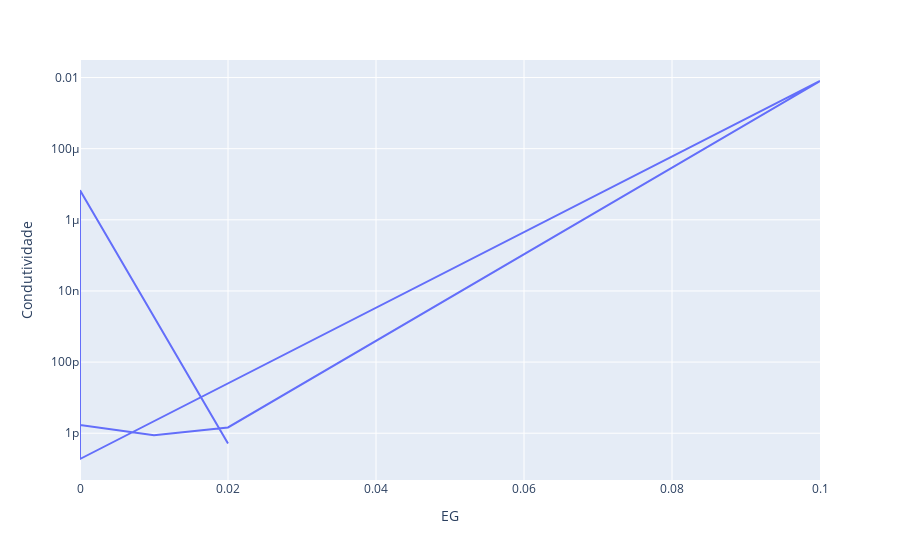

Notebook cell for this chart:
### Code cell
fig

### Figure 1 — Plotly figure (JSON) as saved in the notebook; plotly's stock layout.template omitted (floating-point values rounded to 4 significant figures)
{"data": [{"hovertemplate": "EG=%{x}<br>Condutividade=%{y}<extra></extra>", "legendgroup": "", "line": {"color": "#636efa", "dash": "solid"}, "mode": "lines", "name": "", "orientation": "v", "showlegend": false, "type": "scatter", "x": [0, 0.01, 0.02, 0.04, 0.1, 0, 0, 0, 0.02], "xaxis": "x", "y": [1.708e-12, 8.773e-13, 1.454e-12, 3.937e-10, 0.008, 1.883e-13, 1.14e-09, 6.803e-06, 5.096e-13], "yaxis": "y"}], "layout": {"legend": {"tracegroupgap": 0}, "margin": {"t": 60}, "xaxis": {"anchor": "y", "domain": [0, 1], "title": {"text": "EG"}}, "yaxis": {"anchor": "x", "domain": [0, 1], "title": {"text": "Condutividade"}, "type": "log"}}}
